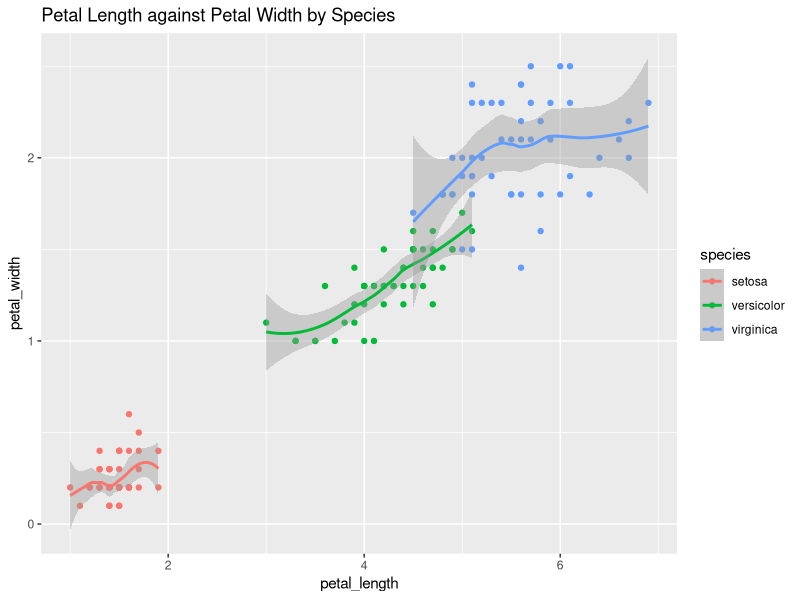
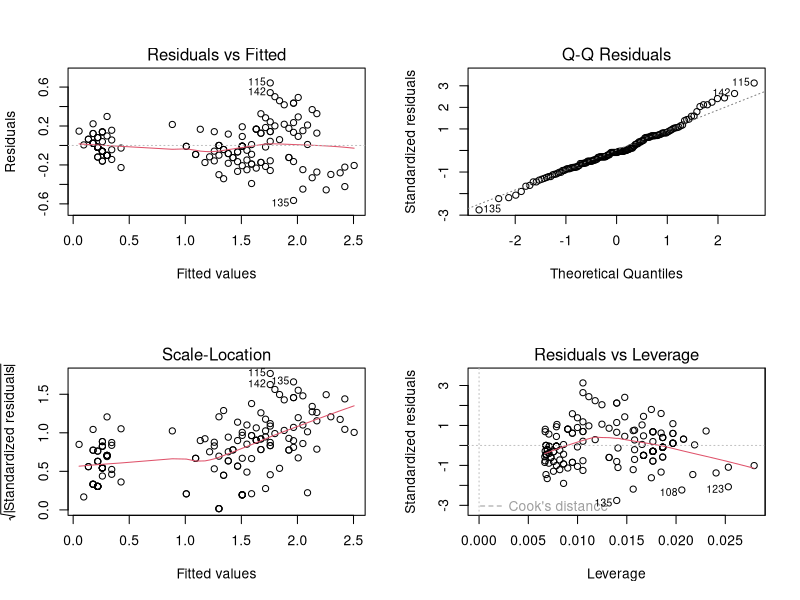

These charts were generated, in order, by the following R code:
## ---- chunk 1

library(knitr)
library(tidyverse)

data(iris)

iris = iris |>
  rename_with(~ tolower(gsub(".", "_", .x, fixed = TRUE)))
## ---- chunk 2

iris |>
  ggplot(aes(petal_length, petal_width, colour = species)) + 
  geom_point() +
  geom_smooth() +
  ggtitle("Petal Length against Petal Width by Species")
## ---- chunk 3

lm_mod = lm(petal_width ~ petal_length, data = iris)
lm_mod |>
  summary()
## ---- chunk 4

par(mfrow=c(2,2)) 
plot(lm_mod)
## ---- chunk 5

sessionInfo()
